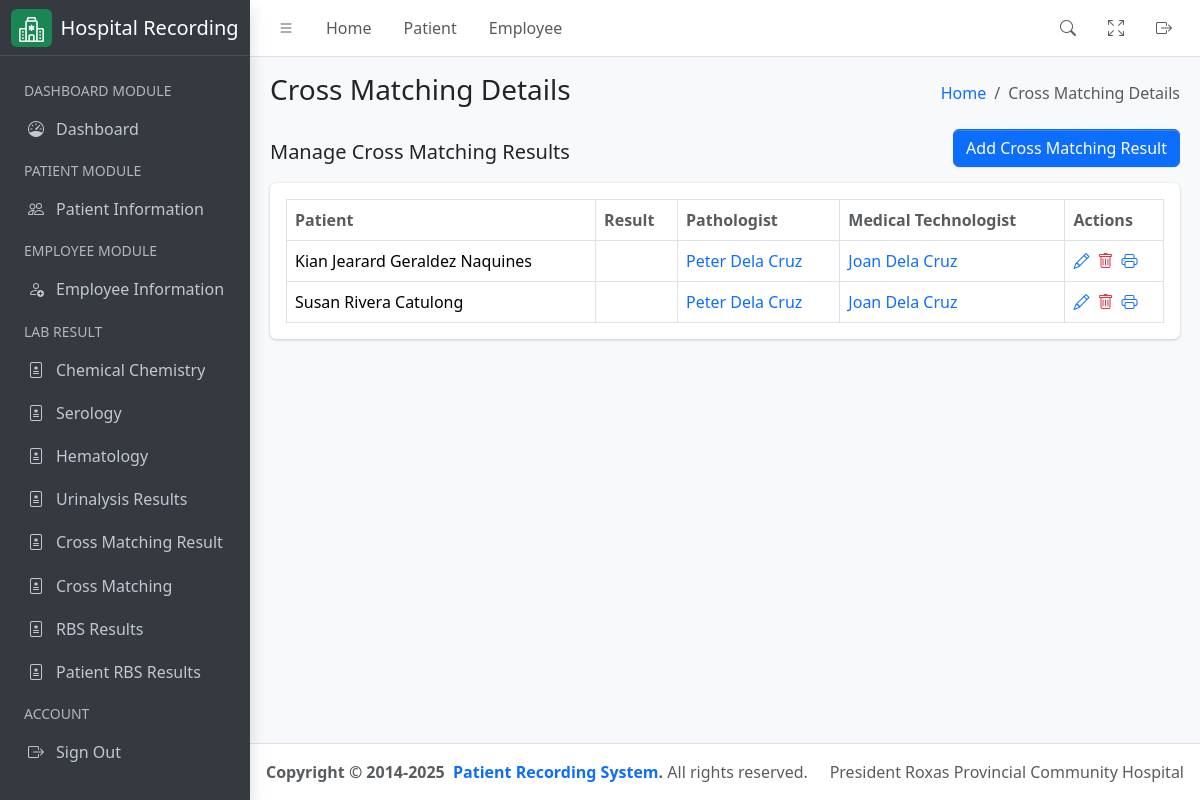
The page /laboratory/cross-matching/result on the database as committed earlier.
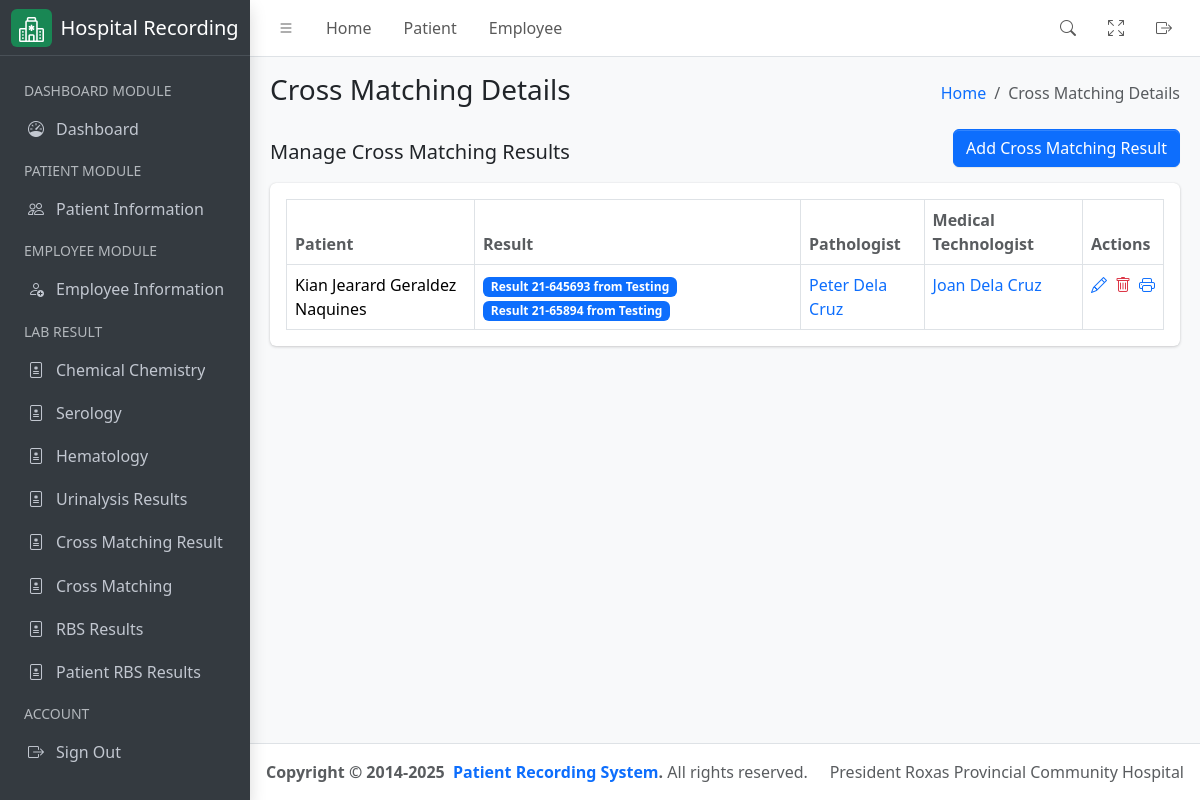
The same page on the database as committed later.
### hospital_app/models.py (models this page shows, shortened)
class CrossMatching(models.Model):
    results = models.ManyToManyField(
        CrossMatchingResult,
        related_name="cross_matchings",
        help_text="Related cross-matching results.",
    )
    patient = models.ForeignKey(
        "Patient",
        related_name="cross_matchings",
        on_delete=models.CASCADE,
        help_text="Patient associated with this cross-matching.",
    )
    pathologist = models.ForeignKey(
        User,
        related_name="pathologist_cross_matchings",
        limit_choices_to={"groups__name": "Pathologist"},
        on_delete=models.CASCADE,
        help_text="Pathologist overseeing the cross-matching.",
    )
    medical_technologist = models.ForeignKey(
        User,
        related_name="technologist_cross_matchings",
        limit_choices_to={"groups__name": "Medical Technologist"},
        on_delete=models.CASCADE,
        help_text="Medical technologist handling the cross-matching.",
    )
    created_at = models.DateTimeField(
        auto_now_add=True, help_text="Timestamp of record creation."
    )
    updated_at = models.DateTimeField(
        auto_now=True, help_text="Timestamp of last update."
    )
    class Meta:
        verbose_name = "Cross Matching"
        verbose_name_plural = "Cross Matchings"
        db_table = "cross_matching"
        ordering = ["-created_at"]

class Patient(models.Model):
    firstname = models.CharField(max_length=255)
    middlename = models.CharField(max_length=255)
    lastname = models.CharField(max_length=255)
    age = models.PositiveIntegerField()
    sex = models.CharField(
        max_length=10, choices=(("Male", "Male"), ("Female", "Female"))
    )
    physician = models.ForeignKey(
        User,
        related_name="physician",
        limit_choices_to={"groups__name": "Physician"},
        on_delete=models.CASCADE,
    )
    room_number = models.PositiveIntegerField()
    sample_type = models.CharField(max_length=255)
    time_of_collection = models.TimeField()
    date_of_collection = models.DateField()
    sars_result = models.CharField(max_length=255)
    date = models.DateField(auto_now_add=True)
    assigned_pathologist = models.ForeignKey(
        User,
        related_name="patient_pathologist",
        on_delete=models.CASCADE,
        null=True,
        blank=True,
        limit_choices_to={"groups__name": "Pathologist"},
    )
    assigned_technologist = models.ForeignKey(
        User,
        related_name="patient_technologist",
        on_delete=models.CASCADE,
        null=True,
        blank=True,
        limit_choices_to={"groups__name": "Medical Technologist"},
    )
    patient_type = models.CharField(
        max_length=100,
        default="In Patient",
        choices=(
            ("In Patient", "In Patient"),
            ("Out Patient", "Out Patient"),
        ),
    )
    def get_full_name(self):
        return f"{self.firstname} {self.middlename} {self.lastname}"
    def __str__(self) -> str:
        return self.get_full_name()

class CrossMatchingResult(models.Model):
    serial_no = models.CharField(
        max_length=255,
        unique=True,
        help_text="Unique serial number of the cross-matching result.",
    )
    amt_in_cc = models.FloatField(help_text="Amount in cc.")
    blood_bank = models.CharField(max_length=255, help_text="Name of the blood bank.")
    date_of_collection = models.DateField(help_text="Date the blood was collected.")
    expiration_date = models.DateField(help_text="Expiration date of the blood.")
    result = models.TextField(max_length=255, help_text="Result of the cross-matching.")
    def __str__(self) -> str:
        return f"Result {self.serial_no} from {self.blood_bank}"
    class Meta:
        verbose_name = "Cross Matching Result"
        verbose_name_plural = "Cross Matching Results"
        db_table = "cross_matching_result"
        ordering = ["-date_of_collection"]

### hospital_app/views.py (the view)
# urls.py: path('laboratory/cross-matching/result', CrossMatchingView.as_view(), name="cross_matching_list"),
class CrossMatchingView(ListView):
    template_name = "cross_matching.html"
    queryset = CrossMatching.objects.all()
    context_object_name = "results"
    def get_context_data(self, **kwargs):
        context = super().get_context_data(**kwargs)
        context["detail_header"] = "Cross Matching Details List"
        context["humberger_header"] = "Cross Matching Details"
        return context

### hospital_app/templates/cross_matching.html
{% extends './includes/base.html' %}
{% block content %}
<div class="container-fluid">
    <div class="row">
        <div class="col-md-12">
            <div class="d-flex justify-content-between align-items-center">
                <h5>Manage Cross Matching Results</h5>
                <a href="{% url 'cross_matching_add' %}" class="btn btn-primary mb-3">Add Cross Matching Result</a>
            </div>
            <div class="card mb-4">
                <div class="card-body">
                    <table id="datatable" class="table table-bordered table-hover">
                        <thead>
                            <tr>
                                <th class="text-muted">Patient</th>
                                <th class="text-muted">Result</th>
                                <th class="text-muted">Pathologist</th>
                                <th class="text-muted">Medical Technologist</th>
                                <th class="text-muted">Actions</th>
                            </tr>
                        </thead>
                        <tbody>
                            {% for result in results %}
                            <tr>
                                <td>{{ result.patient }}</td>
                                <td>
                                    {% for item in result.results.all %}
                                    <span class="badge bg-primary">
                                        <a class="text-white" style="text-decoration: none;" target="_blank" href="{% url 'cross_matching_result_update' pk=item.id %}">
                                            {{ item }}
                                        </a>
                                    </span>
                                    {% endfor %}
                                </td>
                                <td>
                                    <a style="text-decoration: none;" target="_blank" href="{% url 'employee_update' pk=result.pathologist.id %}">
                                        {{ result.pathologist.get_full_name }}
                                    </a>
                                </td>
                                <td>
                                    <a style="text-decoration: none;" target="_blank" href="{% url 'employee_update' pk=result.medical_technologist.id %}">
                                        {{ result.medical_technologist.get_full_name }}
                                    </a>
                                    </td>
                                <td>
                                    <div class="d-flex align-items-center justify-content-start gap-2">
                                        <a href="{% url 'cross_matching_update' pk=result.id %}" class="text-sm">
                                            <i class="bi bi-pencil"></i>
                                        </a>
                                        <a href="{% url 'cross_matching_delete' pk=result.id %}" class="text-sm">
                                            <i class="bi bi-trash text-danger"></i>
                                        </a>
                                        <a href="{% url 'generate_cross_matching_result' pk=result.id %}">
                                            <i class="bi bi-printer"></i>
                                        </a>
                                    </div>
                                </td>
                            </tr>
                            {% endfor %}
                        </tbody>
                    </table>
                </div>
            </div>
        </div>
    </div>
</div>
{% endblock %}

Rows that differ between the two databases and show on the page:
removed CrossMatching: patient "Susan Rivera Catulong", pathologist.get_full_name "Peter Dela Cruz", medical_technologist.get_full_name "Joan Dela Cruz"
changed CrossMatching "Kian Jearard Geraldez Naquines": gains CrossMatchingResult (serial_no+blood_bank "Result 21-65894 from Testing")
added CrossMatchingResult: serial_no+blood_bank "Result 21-645693 from Testing"
